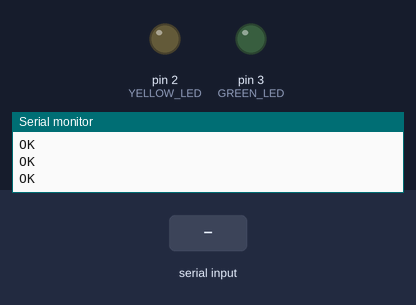
Bench run of a sketch on a simulated Arduino Uno, built with avr-gcc and run on an emulated ATmega328P. On the bench: output pins drawn as LEDs (lit = HIGH), the last lines printed to the serial monitor. Inputs (shaded band) come from the test bench. The modem accepts every AT command (registered, SIM ready, sends succeed) and sends nothing else.

Above: at 1.5 s.
1.6 s: "+CMT" received over the second serial link
At 12.9 s:
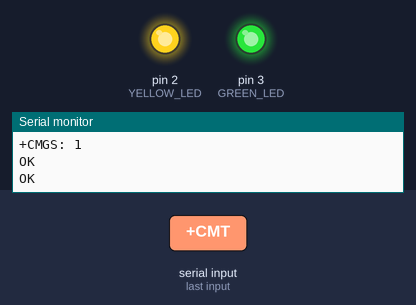
Timing chart, 0 to 13.5 s (numbered marks = the images above; inputs shaded):
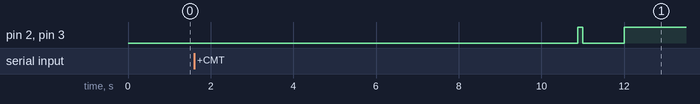

The sketch:

v3.ino
```cpp
#include <Arduino.h>

#include <SoftwareSerial.h>
SoftwareSerial mySerial(2, 3);          // RX, TX
int ch = 0;
String val = "";
#define MASTER "+79139294352"          //укажите  телефон хозяина
#include <OneWire.h>


#define GREEN_LED 3
#define YELLOW_LED 2

bool ylState,glState;
int oldMillis;
//OneWire ds(4);

void setup()
{
pinMode(GREEN_LED, OUTPUT);
pinMode(YELLOW_LED, OUTPUT);

Serial.begin(9600);                  //подключаем порт компьютера
Serial.println("GSM Neoway M590 example");
mySerial.begin(19200);                //подключаем порт модема (при других скоростях не отвечает)
mySerial.println("ATI");     //вывести в терминал иноформацию о модеме
mySerial.println("AT+CLIP=1");        //включаем АОН
delay(100);
mySerial.println("AT+CMGF=1");        //режим кодировки СМС - обычный (для англ.)
delay(100);
mySerial.println("AT+CSCS=\"GSM\"");  //режим кодировки текста
delay(100);
mySerial.println("AT+CNMI=2,2");

}

void loop()
{
digitalWrite(YELLOW_LED,ylState);
digitalWrite(GREEN_LED,glState);

if(millis()/1000!=oldMillis) {
 ylState=!ylState;
 glState=!glState;
}
oldMillis=millis()/1000;

byte data[2];
//ds.reset();
//ds.write(0xCC);
//ds.write(0x44);
//delay(750);
//ds.reset();
//ds.write(0xCC);
//ds.write(0xBE);
//data[0] = ds.read();
//data[1] = ds.read();
//int Temp = (data[1] << 8) + data[0];
//Temp = Temp >> 4;
//Serial.println(Temp);
if (mySerial.available()) {          //есть данные от GSM модуля
delay(200);                        //выждем, чтобы строка успела попасть в порт целиком раньше чем будет считана
    while (mySerial.available()) {      //сохраняем входную строку в переменную val
      ch = mySerial.read();
      val += char(ch);
      delay(10);
    }
    Serial.println(val);                    // дублируем сообщение в терминал
    //----------------------- определение факта приема СМС и сравнение номера(ов) с заданным(и)
    if (val.indexOf("+CMT") > -1) {          //если обнаружен СМС (для определения звонка вместо "+CMT" вписать "RING", трубку он не берет, но реагировать на факт звонка можно)
      if (val.indexOf(MASTER) > -1) {        //если СМС от хозяина
        Serial.println("--- MASTER SMS DETECTED ---");
      } else {
        Serial.println("NO MASTER SMS");
      }

      //----------------------- поиск кодового слова в СМС (вообще эту часть надо поместить внутрь предыдущей, но если использовать кодовое слово не совпадающее с сообщениями модема, то не обязательно)
      if (val.indexOf("temp") > -1) {      // если обнаружено кодовое слово
        Serial.println("send you ok");      // сообщаем об этом в терминал (если нужно)
       sms("temperatura  ", MASTER, String(millis()));            // отвечаем смской
      } else {
        Serial.println("no send you");
        sms("wrong ", MASTER, "command");
        if (val.indexOf("temp") > -1) {      // если обнаружено кодовое слово
          Serial.println("send you ok");      // сообщаем об этом в терминал (если нужно)
          sms("temperatura  ", MASTER, String(millis()));            // отвечаем смской
        } else {
          Serial.println("no send you");
          sms("wrong ", MASTER, "command");
        }
        val = "";
      }
    }
  }
}

void sms(String text, String phone, String Temp)
{
  Serial.println("SMS send started");
  mySerial.println("AT+CMGS=\"" + phone + "\"");
  delay(500);
  mySerial.print(text);
  delay(500);
  mySerial.print(Temp);
  delay(500);
  mySerial.print((char)26);
  delay(500);
  Serial.println("SMS send complete");
  delay(2000);
  mySerial.println("AT+CMGD=1");        //стираем память смс
  delay(100);
}
```
